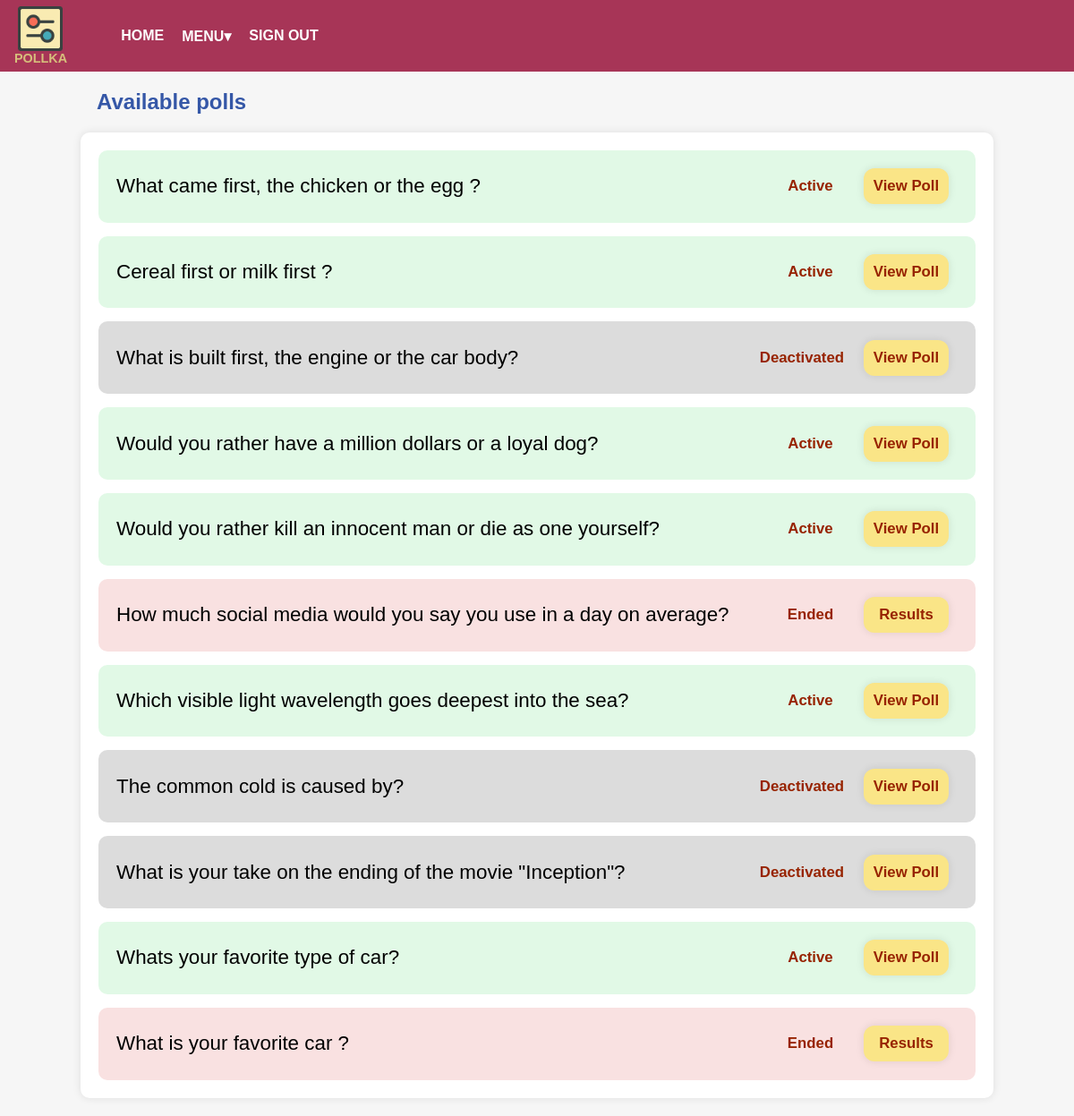
The page /allPolls.php (signed in) on the database its author committed.
### tables this page shows
CREATE TABLE `questions` (
  `qid` int(11) NOT NULL,
  `uid` int(11) NOT NULL,
  `question` varchar(255) NOT NULL,
  `qstatus` varchar(15) NOT NULL,
  `reported` int(11) NOT NULL DEFAULT 0,
  `dueDate` datetime DEFAULT NULL
);

### allPolls.php (the view, shortened to what this page needs)
<!DOCTYPE html>
<html lang="en">
<head>
    <link rel='stylesheet' href="styles/poll-styles.css">
    <link rel='stylesheet' href="styles/globalStyles.css">
</head>
<body class="preload">
    <?php require('header.php');
    ?>
    <h2 class="available">Available polls</h2>
    <div class="container">
        <?php
        try {
            require('connection.php');
            $date = date("Y-m-d H:i:s");
            $db->exec("UPDATE questions SET qstatus='Ended' where qstatus='Active' and dueDate IS NOT NULL and dueDate<'$date'");
            if (isset($_SESSION['utype']) && $_SESSION['utype'] == "admin") {
                $sql = "SELECT * FROM questions";
            } else {
                $sql = "SELECT * FROM questions where qstatus='Active' or qstatus='Ended'";
            }
            $result = $db->query($sql);
            if ($result->rowCount() > 0) {
                while ($row = $result->fetch()) {
                    if ($row['qstatus'] == "Active") {
                        echo "<div class='poll'>";
                    } elseif ($row['qstatus'] == "Ended") {
                        echo "<div class='poll ended'>";
                    } else {
                        echo "<div class='poll deactivated'>";
                    }
                    echo "<p class='question'>{$row['question']}</p>";
                    echo "<div class='button-container'>";
                    if (($row['qstatus'] == "Active")) {
                        echo "<div class='button status'>Active</div>";
                        echo "<a class='button' href='Poll.php?pid={$row['qid']}'>View Poll</a>";
                    } elseif (($row['qstatus'] == "Ended")) {
                        echo "<div class='button status'>Ended</div>";
                        echo "<a class='button' href='Poll.php?pid={$row['qid']}'>Results</a>";
                    } else {
                        echo "<div class='button status'>Deactivated</div>";
                        echo "<a class='button' href='Poll.php?pid={$row['qid']}'>View Poll</a>";
                    }
                    echo "</div></div>";
                }
            } else {
                echo "<h2 class='no-polls'>No available polls!</h2>";
                echo "<h2 class='no-polls'>Try creating a new poll :)</h2>";
            }
        } catch (PDOException $E) {
            die($E->getMessage());
        }
        ?>
</body>
</html>

### styles/poll-styles.css (style rules this page uses)
* { box-sizing: border-box; }
body { background: #f4f4f4cc; background-repeat: no-repeat; background-size: cover; min-width: 500px; min-height: 580px; margin: 0; padding: 0; font-family: 'Helvetica', sans-serif ; }
a { text-decoration: none; }
.available , .admin { color:#3557a7; margin-left: 9%; }
.container { width: 85% ; margin: 20px auto; background-color: #fff; padding: 20px; box-shadow: 0 0 10px rgba(0, 0, 0, 0.1); border-radius: 10px; }
.poll { display: flex; justify-content: space-between; align-items: center; font-size: 1.3rem; font-weight: 500; background-color: #d9f8e0c9; border-radius: 10px; margin-bottom: 15px; padding: 5px 30px 5px 20px; }
.poll:last-child { margin-bottom: 0px; }
.poll .question { font-size: 1.4rem; }
.button-container { display: flex; }
.button-container .button, .opt_btn { display: inline-block; text-align: center; min-width: 95px; background-color:#fae587; box-shadow: 0 0 10px rgba(0, 0, 0, 0.1); color:#972300; padding: 10px; margin-left: 12px; border-radius: 12px; font-size: 1.05rem; font-weight: 600; transition-duration: 0.5s; }
.button-container .status { box-shadow: 0 0 0 ; background-color:rgba(0, 0, 0, 0); }
.ended { background-color:#f8d9d9c9 ; }
.deactivated { background-color: #d3d3d3c9; }

### styles/header.css (style rules this page uses)
* { box-sizing: border-box; }
a { text-decoration: none; }

### rows shown on the page
questions: question "What came first, the chicken or the egg ?"
questions: question "Cereal first or milk first ?"
questions: question "What is built first, the engine or the car body?"
questions: question "Would you rather have a million dollars or a loyal dog?"
questions: question "Would you rather kill an innocent man or die as one yourself?"
questions: question "How much social media would you say you use in a day on average?"
questions: question "Which visible light wavelength goes deepest into the sea?"
questions: question "The common cold is caused by?"
questions: question "What is your take on the ending of the movie \"Inception\"?"
questions: question "Whats your favorite type of car?"
questions: question "What is your favorite car ?"
